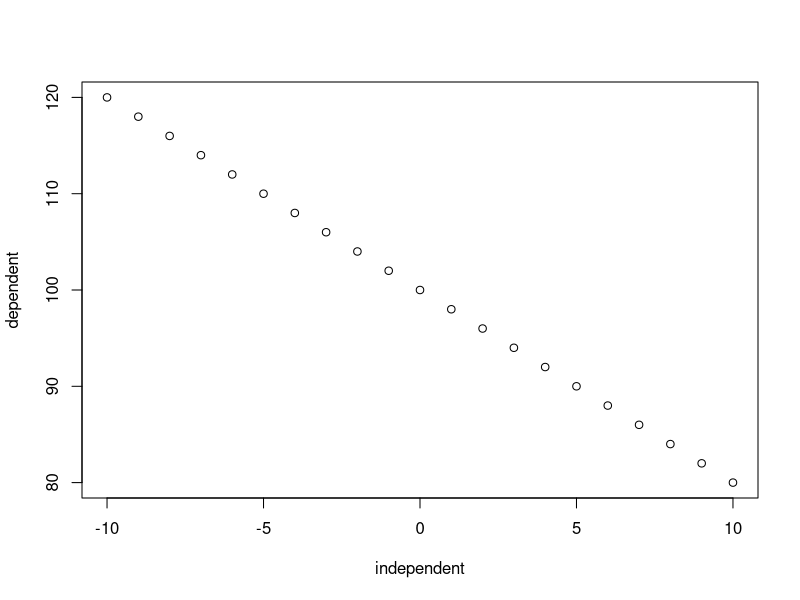
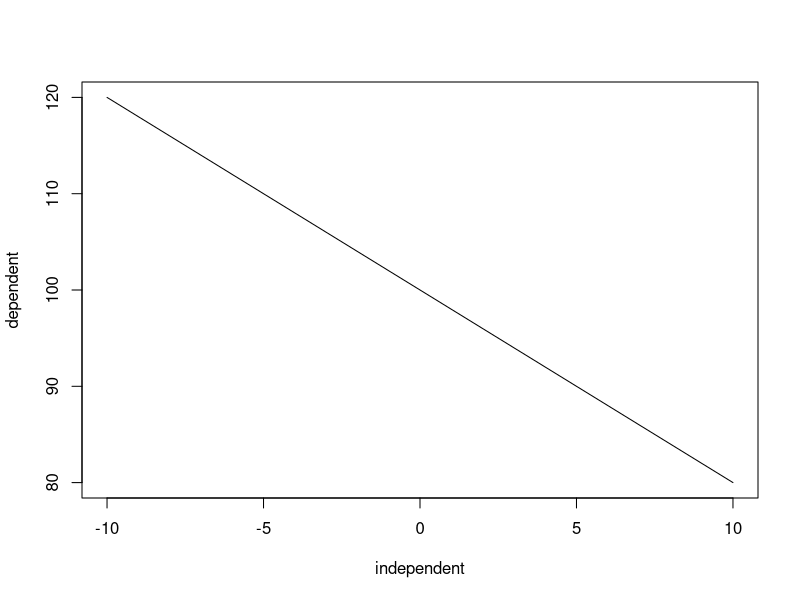
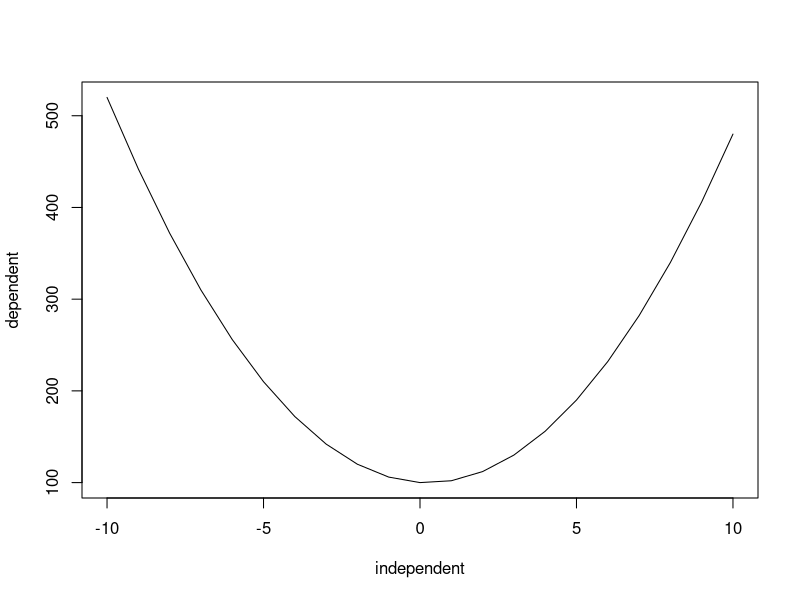

These charts were generated, in order, by the following R code:
#example r scripts
#this makes a line
#makes a parabola

x <- -10:10
b <- -2
b2 <- 4
a <- 100
y <- b * x + a
y2 <- b2*x^2 + b*x + a 

plot(x, y, xlab = "independent", ylab = "dependent")

plot(x, y, xlab = "independent", ylab = "dependent", type = "l")

plot(x, y2, xlab = "independent", ylab = "dependent", type = "l")
